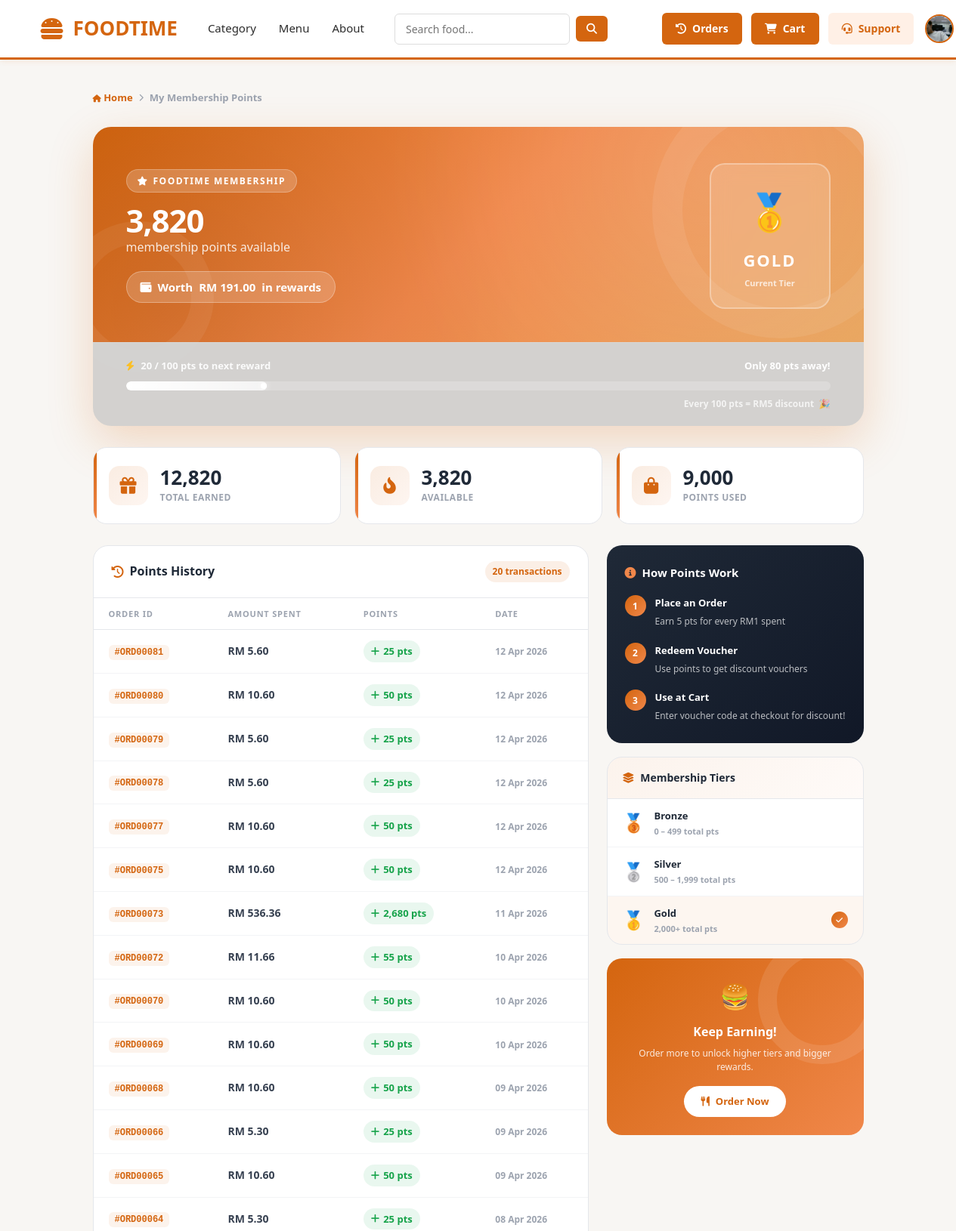
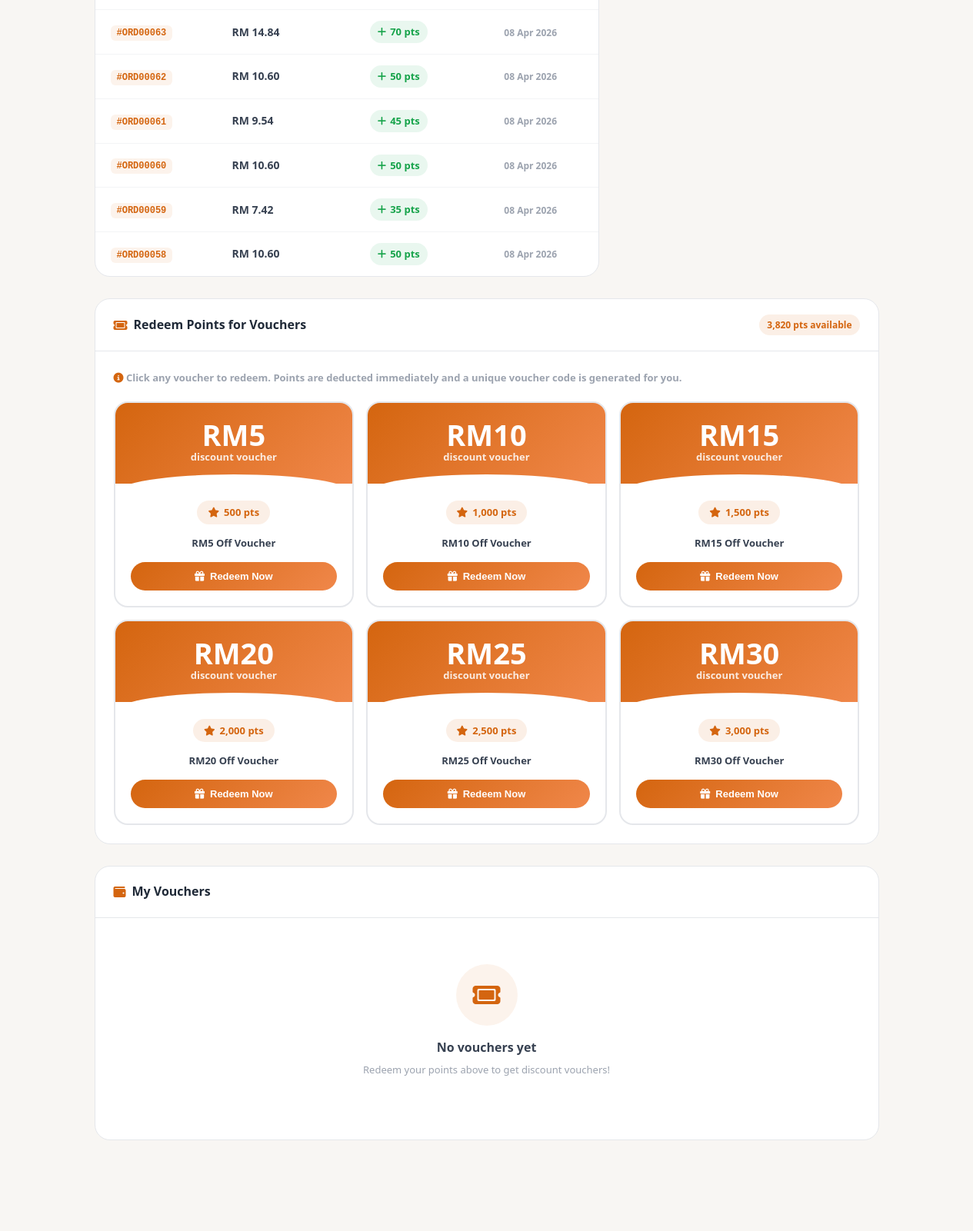
The app's page /app/membership.php (signed in, upper part) with its own data (2 pictures, top to bottom).
### tables this page shows
CREATE TABLE `users` (
  `userid` varchar(10) NOT NULL,
  `username` varchar(100) DEFAULT NULL,
  `email` varchar(100) NOT NULL,
  `phone` varchar(12) NOT NULL,
  `address` text NOT NULL,
  `gender` enum('male','female','','') NOT NULL,
  `password` varchar(255) NOT NULL,
  `position` enum('admin','customer') NOT NULL DEFAULT 'customer',
  `avatar` varchar(255) DEFAULT NULL,
  `is_blocked` tinyint(1) NOT NULL DEFAULT 0,
  `status` varchar(20) NOT NULL DEFAULT 'active',
  `profile_picture` varchar(255) DEFAULT NULL,
  `membership_points` int(11) NOT NULL DEFAULT 0,
  `total_points_earned` int(11) NOT NULL DEFAULT 0,
  `ewallet_pin_hash` varchar(255) DEFAULT NULL,
  `ewallet_pin_set_at` datetime DEFAULT NULL
);

CREATE TABLE `orders` (
  `orderid` varchar(20) NOT NULL,
  `userid` varchar(10) NOT NULL,
  `order_type` enum('dine_in','takeaway') NOT NULL DEFAULT 'dine_in',
  `tableid` varchar(20) DEFAULT NULL,
  `customer_name` varchar(100) DEFAULT NULL,
  `customer_phone` varchar(20) DEFAULT NULL,
  `customer_email` varchar(100) DEFAULT NULL,
  `subtotal` decimal(10,2) NOT NULL DEFAULT 0.00,
  `tax` decimal(10,2) NOT NULL DEFAULT 0.00,
  `discount_rm` decimal(10,2) NOT NULL DEFAULT 0.00,
  `status` enum('pending','paid','preparing','completed','cancelled') NOT NULL DEFAULT 'pending',
  `total_price` decimal(10,2) NOT NULL DEFAULT 0.00,
  `payment_method` varchar(50) NOT NULL DEFAULT 'cash',
  `special_notes` text DEFAULT NULL,
  `points_earned` int(11) NOT NULL DEFAULT 0,
  `created_at` datetime NOT NULL DEFAULT current_timestamp(),
  `updated_at` datetime NOT NULL DEFAULT current_timestamp() ON UPDATE current_timestamp()
);

CREATE TABLE `voucher_tiers` (
  `tierid` int(11) NOT NULL,
  `points_cost` int(11) NOT NULL,
  `discount_rm` decimal(8,2) NOT NULL,
  `label` varchar(100) NOT NULL,
  `is_active` tinyint(1) DEFAULT 1
);

### app/membership.php (the view, shortened to what the rows shown need)
<?php
include 'header.php';
$user_id             = $_SESSION['user_id'];
$membership_points   = 0;
$total_points_earned = 0;
$points_history      = [];
$points_used         = 0;
$points_for_next_reward = 0;
$points_progress     = 0;
$points_value        = 0;
$stmt = mysqli_prepare($connect, "SELECT membership_points, total_points_earned FROM users WHERE userid = ?");
if ($stmt) {
    mysqli_stmt_bind_param($stmt, 's', $user_id);
    mysqli_stmt_execute($stmt);
    $result     = mysqli_stmt_get_result($stmt);
    $user_points = mysqli_fetch_assoc($result);
    if ($user_points) {
        $membership_points   = (int)($user_points['membership_points'] ?? 0);
        $total_points_earned = (int)($user_points['total_points_earned'] ?? 0);
        $points_used         = max(0, $total_points_earned - $membership_points);
        $orders_stmt = mysqli_prepare($connect,
            "SELECT orderid, total_price, points_earned, created_at FROM orders
             WHERE userid = ? AND points_earned > 0 ORDER BY created_at DESC LIMIT 20");
        if ($orders_stmt) {
            mysqli_stmt_bind_param($orders_stmt, 's', $user_id);
            mysqli_stmt_execute($orders_stmt);
            $orders_result = mysqli_stmt_get_result($orders_stmt);
            while ($row = mysqli_fetch_assoc($orders_result)) {
                $points_history[] = $row;
            }
        }
        $points_for_next_reward = 100 - ($membership_points % 100);
        $points_progress        = $membership_points % 100;
        $points_value           = ($membership_points / 100) * 5;
    }
}
$tier = 'Bronze'; $tier_icon = '🥉';
if ($total_points_earned >= 2000)    { $tier = 'Gold';   $tier_icon = '🥇'; }
elseif ($total_points_earned >= 500) { $tier = 'Silver'; $tier_icon = '🥈'; }
$tiers_res = mysqli_query($connect, "SELECT * FROM voucher_tiers WHERE is_active = 1 ORDER BY points_cost ASC");
$tiers = [];
while ($t = mysqli_fetch_assoc($tiers_res)) $tiers[] = $t;
?>
<!DOCTYPE html>
<html lang="en">
<head>
<link rel="stylesheet" href="https://cdnjs.cloudflare.com/ajax/libs/font-awesome/6.4.0/css/all.min.css">
<link rel="stylesheet" href="css/index.css">
</head>
<body>
<div class="mem-page">
    <div class="mem-container">
        <div class="mem-hero">
            <div class="mem-hero-bg">
                <div class="mem-hero-inner">
                    <div class="mem-hero-left">
                        <div class="mem-hero-eyebrow"><i class="fas fa-star"></i> FOODTIME MEMBERSHIP</div>
                        <div class="mem-hero-title">
                            <?php echo number_format($membership_points); ?>
                            <small>membership points available</small>
                        </div>
                        <div class="mem-hero-worth">
                            <i class="fas fa-wallet"></i>
                            Worth <strong>RM <?php echo number_format($points_value, 2); ?></strong> in rewards
                        </div>
                    </div>
                    <div class="mem-tier-badge">
                        <span class="mem-tier-emoji"><?php echo $tier_icon; ?></span>
                        <div class="mem-tier-label"><?php echo $tier; ?></div>
                        <div class="mem-tier-sub">Current Tier</div>
                    </div>
                </div>
            </div>
            <div class="mem-progress-wrap">
                <div class="mem-progress-row">
                    <span class="mem-progress-label">
                        <i class="fas fa-bolt" style="color:#fbbf24;margin-right:5px"></i>
                        <?php echo $points_progress; ?> / 100 pts to next reward
                    </span>
                    <span class="mem-progress-count">Only <strong><?php echo $points_for_next_reward; ?> pts</strong> away!</span>
                </div>
            </div>
        </div>
        <div class="mem-stats">
            <div class="mem-stat">
                <div class="mem-stat-info">
                    <div class="mem-stat-value"><?php echo number_format($total_points_earned); ?></div>
                    <div class="mem-stat-label">Total Earned</div>
                </div>
            </div>
            <div class="mem-stat">
                <div class="mem-stat-info">
                    <div class="mem-stat-value"><?php echo number_format($membership_points); ?></div>
                    <div class="mem-stat-label">Available</div>
                </div>
            </div>
            <div class="mem-stat">
                <div class="mem-stat-info">
                    <div class="mem-stat-value"><?php echo number_format($points_used); ?></div>
                    <div class="mem-stat-label">Points Used</div>
                </div>
            </div>
        </div>
        <div class="mem-body">
            <div class="mem-card">
                <?php if (!empty($points_history)): ?>
                <div class="mem-table-wrap">
                    <table class="mem-table">
                        <thead>
                            <tr>
                                <th>Order ID</th>
                                <th>Amount Spent</th>
                                <th>Points</th>
                                <th>Date</th>
                            </tr>
                        </thead>
                        <tbody>
                            <?php foreach ($points_history as $order): ?>
                            <tr>
                                <td><span class="mem-order-id">#<?php echo htmlspecialchars($order['orderid']); ?></span></td>
                                <td><strong>RM <?php echo number_format((float)$order['total_price'], 2); ?></strong></td>
                                <td><span class="mem-pts-earned"><i class="fas fa-plus"></i> <?php echo number_format($order['points_earned']); ?> pts</span></td>
                                <td><span class="mem-date-chip"><?php echo date('d M Y', strtotime($order['created_at'])); ?></span></td>
                            </tr>
                            <?php endforeach; ?>
                        </tbody>
                    </table>
                </div>
                <?php endif; ?>
            </div>
        </div>
        <div class="mem-vouchers">
            <div class="mem-card">
                <div class="mem-card-header">
                    <div class="mem-card-title"><i class="fas fa-ticket"></i> Redeem Points for Vouchers</div>
                    <span class="mem-card-badge" id="availPtsBadge"><?php echo number_format($membership_points); ?> pts available</span>
                </div>
                <div style="padding:24px;">
                    <div class="mem-voucher-grid">
                        <?php foreach ($tiers as $tier_item):
                            $can_afford = $membership_points >= $tier_item['points_cost'];
                        ?>
                        <div class="voucher-card <?php echo $can_afford ? '' : 'cannot-afford'; ?>">
                            <div class="voucher-card-top">
                                <div class="voucher-discount">
                                    RM<?php echo number_format($tier_item['discount_rm'], 0); ?>
                                    <small>discount voucher</small>
                                </div>
                            </div>
                            <div class="voucher-card-bottom">
                                <div class="voucher-pts-cost">
                                    <i class="fas fa-star"></i>
                                    <?php echo number_format($tier_item['points_cost']); ?> pts
                                </div>
                                <div class="voucher-label"><?php echo htmlspecialchars($tier_item['label']); ?></div>
                                <button class="btn-redeem"
                                        onclick="redeemVoucher(<?php echo $tier_item['tierid']; ?>, <?php echo $tier_item['points_cost']; ?>, <?php echo $tier_item['discount_rm']; ?>, this)"
                                        <?php echo $can_afford ? '' : 'disabled'; ?>>
                                    <?php if ($can_afford): ?>
                                        <i class="fas fa-gift"></i> Redeem Now
                                    <?php else: ?>
                                        <i class="fas fa-lock"></i> Need <?php echo number_format($tier_item['points_cost'] - $membership_points); ?> more pts
                                    <?php endif; ?>
                                </button>
                            </div>
                        </div>
                        <?php endforeach; ?>
                    </div>
                </div>
            </div>
        </div>
    </div>
</div>
</body>
</html>

### app/header.php (shortened to what the rows shown need)
<?php
include_once 'base.php';
$is_logged_in = isset($_SESSION['user_id']);
$user_name = '';
if ($is_logged_in) {
    $user_name = $_SESSION['user_name'] ?? $_SESSION['username'] ?? '';
}
$nav_pic      = null;
$nav_initial  = strtoupper(mb_substr($user_name, 0, 1)) ?: '?';
if ($is_logged_in) {
    $nav_uid  = $_SESSION['user_id'];
    $nav_stmt = mysqli_prepare($connect,
        "SELECT profile_picture, username, membership_points FROM users WHERE userid = ?");
    mysqli_stmt_bind_param($nav_stmt, 's', $nav_uid);
    mysqli_stmt_execute($nav_stmt);
    $nav_res = mysqli_stmt_get_result($nav_stmt);
    $nav_row = mysqli_fetch_assoc($nav_res);
    if ($nav_row) {
        $nav_initial = strtoupper(mb_substr($nav_row['username'] ?? $user_name, 0, 1));
        if (!empty($nav_row['profile_picture']) &&
            file_exists('uploads/profiles/' . $nav_row['profile_picture'])) {
            $nav_pic = 'uploads/profiles/' . htmlspecialchars($nav_row['profile_picture']);
        }
    }
}
?>
<!DOCTYPE html>
<html lang="en">
<head>
<link rel="stylesheet" href="https://cdnjs.cloudflare.com/ajax/libs/font-awesome/6.4.0/css/all.min.css">
</head>
<body>
<header>
    <div class="container">
        <div class="navbar">
            <div class="auth-buttons">
                <?php if ($is_logged_in): ?>
                    <div class="nav-profile-wrap" id="navProfileWrap">
                        <button class="nav-avatar" onclick="toggleNavDropdown()" title="My Account" type="button">
                            <?php if ($nav_pic): ?>
                                <img src="<?php echo $nav_pic; ?>" alt="Profile" class="nav-avatar-pic">
                            <?php else: ?>
                                <div class="nav-avatar-initial"><?php echo $nav_initial; ?></div>
                            <?php endif; ?>
                        </button>
                    </div>
                <?php endif; ?>
            </div>
        </div>
    </div>
</header>

### records on screen
users: profile_picture (picture), membership_points "3,820", membership_points "191.00", total_points_earned "🥇", total_points_earned "GOLD", membership_points "20", membership_points "80", total_points_earned "12,820", points_used "9,000"
orders: orderid "ORD00081", total_price "5.60", points_earned "25", created_at "12 Apr 2026"
orders: orderid "ORD00080", total_price "10.60", points_earned "50", created_at "12 Apr 2026"
orders: orderid "ORD00079", total_price "5.60", points_earned "25", created_at "12 Apr 2026"
orders: orderid "ORD00078", total_price "5.60", points_earned "25", created_at "12 Apr 2026"
orders: orderid "ORD00077", total_price "10.60", points_earned "50", created_at "12 Apr 2026"
orders: orderid "ORD00075", total_price "10.60", points_earned "50", created_at "12 Apr 2026"
orders: orderid "ORD00073", total_price "536.36", points_earned "2,680", created_at "11 Apr 2026"
orders: orderid "ORD00072", total_price "11.66", points_earned "55", created_at "10 Apr 2026"
orders: orderid "ORD00070", total_price "10.60", points_earned "50", created_at "10 Apr 2026"
orders: orderid "ORD00069", total_price "10.60", points_earned "50", created_at "10 Apr 2026"
orders: orderid "ORD00068", total_price "10.60", points_earned "50", created_at "09 Apr 2026"
orders: orderid "ORD00066", total_price "5.30", points_earned "25", created_at "09 Apr 2026"
orders: orderid "ORD00065", total_price "10.60", points_earned "50", created_at "09 Apr 2026"
orders: orderid "ORD00064", total_price "5.30", points_earned "25", created_at "08 Apr 2026"
orders: orderid "ORD00063", total_price "14.84", points_earned "70", created_at "08 Apr 2026"
orders: orderid "ORD00062", total_price "10.60", points_earned "50", created_at "08 Apr 2026"
orders: orderid "ORD00061", total_price "9.54", points_earned "45", created_at "08 Apr 2026"
orders: orderid "ORD00060", total_price "10.60", points_earned "50", created_at "08 Apr 2026"
orders: orderid "ORD00059", total_price "7.42", points_earned "35", created_at "08 Apr 2026"
orders: orderid "ORD00058", total_price "10.60", points_earned "50", created_at "08 Apr 2026"
voucher_tiers: discount_rm "5", points_cost "500", label "RM5 Off Voucher", shows "Redeem Now"
voucher_tiers: discount_rm "10", points_cost "1,000", label "RM10 Off Voucher", shows "Redeem Now"
voucher_tiers: discount_rm "15", points_cost "1,500", label "RM15 Off Voucher", shows "Redeem Now"
voucher_tiers: discount_rm "20", points_cost "2,000", label "RM20 Off Voucher", shows "Redeem Now"
voucher_tiers: discount_rm "25", points_cost "2,500", label "RM25 Off Voucher", shows "Redeem Now"
voucher_tiers: discount_rm "30", points_cost "3,000", label "RM30 Off Voucher", shows "Redeem Now"

### other values on screen
count($points_history) "20"
